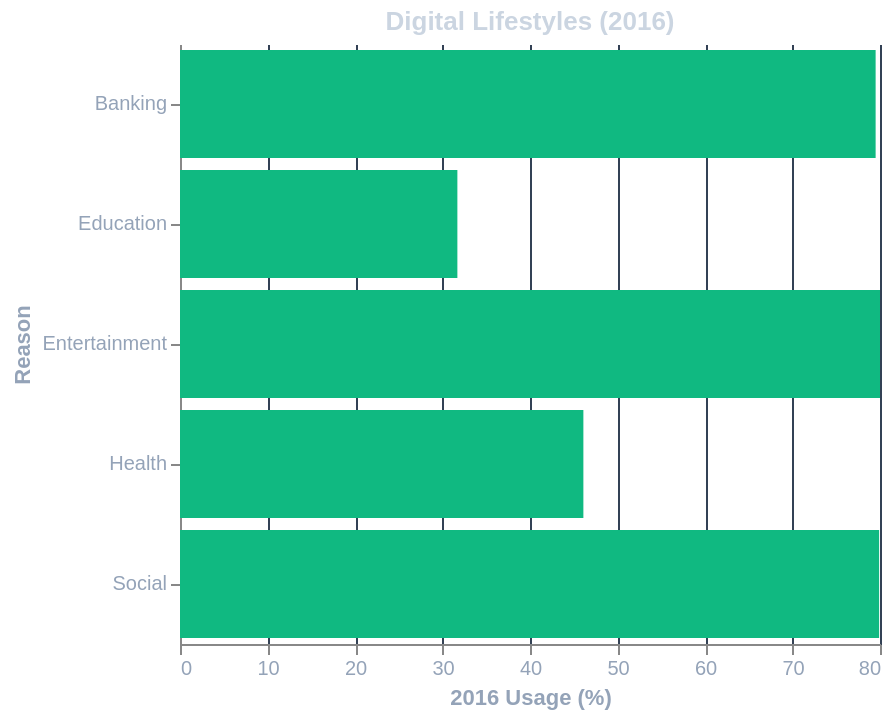

Write the Vega-Lite specification saved for this chart.
### Vega-Lite specification from a JSON file in a GitHub repository (floating-point values rounded to 4 significant figures)
{"$schema": "https://vega.github.io/schema/vega-lite/v5.json", "title": {"text": "Digital Lifestyles (2016)", "color": "#cbd5e1"}, "width": 350, "height": 300, "background": "transparent", "data": {"values": [{"Reason": "Health", "Pct": 46.1}, {"Reason": "Education", "Pct": 31.7}, {"Reason": "Entertainment", "Pct": 80.0}, {"Reason": "Social", "Pct": 79.9}, {"Reason": "Banking", "Pct": 79.5}]}, "mark": {"type": "bar", "color": "#10b981"}, "encoding": {"x": {"field": "Pct", "type": "quantitative", "title": "2016 Usage (%)", "axis": {"labelColor": "#94a3b8", "titleColor": "#94a3b8", "gridColor": "#334155"}}, "y": {"field": "Reason", "type": "nominal", "axis": {"labelColor": "#94a3b8", "titleColor": "#94a3b8"}}}, "config": {"view": {"stroke": "transparent"}}}
